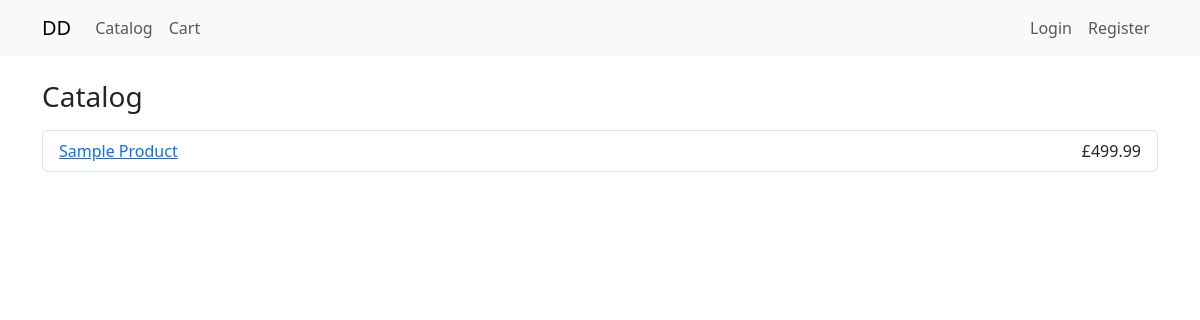
The app's page /catalog/, older data.
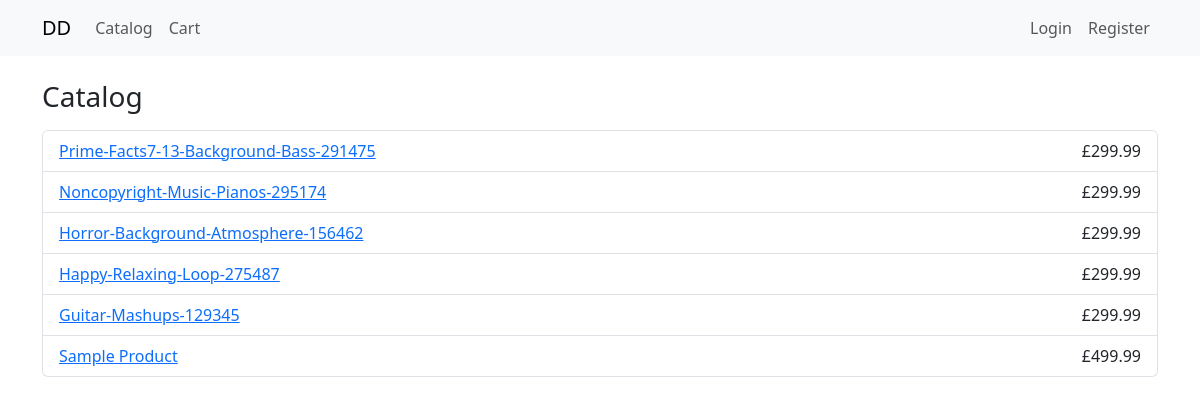
The same page, newer data.
### catalog/models.py (models this page shows, shortened)
class Product(models.Model):
    id = models.UUIDField(primary_key=True, default=uuid.uuid4, editable=False)
    slug = models.SlugField(unique=True, max_length=140)
    title = models.CharField(max_length=140)
    description = models.TextField(blank=True)
    price_pennies = models.PositiveIntegerField(validators=[MinValueValidator(0)])
    active = models.BooleanField(default=True)
    created_at = models.DateTimeField(auto_now_add=True)
    class Meta:
        ordering = ["-created_at"]

### catalog/views.py (the view)
# urls.py: path("", product_list, name="list"),
def product_list(request):
    products = Product.objects.filter(active=True).order_by("-created_at")
    return render(request, "catalog/list.html", {"products": products})

### templates/catalog/list.html (shortened to what this page needs)
{% extends "base.html" %}
{% block content %}
<h1 class="h3 mb-3">Catalog</h1>
<ul class="list-group">
  {% for p in products %}
    <li class="list-group-item d-flex justify-content-between align-items-center">
      <a href="{% url 'catalog:detail' p.slug %}">{{ p.title }}</a>
      <span>£{{ p.price_pennies|add:"0"|slice:":-2" }}.{{ p.price_pennies|stringformat:"02d"|slice:"-2:" }}</span>
    </li>
  {% empty %}
    <li class="list-group-item text-muted">No products yet.</li>
  {% endfor %}
</ul>
{% endblock %}

Row changes from the older to the newer data that the page shows:
added Product: title "Prime-Facts7-13-Background-Bass-291475", price_pennies|add "299", price_pennies "99"
added Product: title "Noncopyright-Music-Pianos-295174", price_pennies|add "299", price_pennies "99"
added Product: title "Horror-Background-Atmosphere-156462", price_pennies|add "299", price_pennies "99"
added Product: title "Happy-Relaxing-Loop-275487", price_pennies|add "299", price_pennies "99"
added Product: title "Guitar-Mashups-129345", price_pennies|add "299", price_pennies "99"
